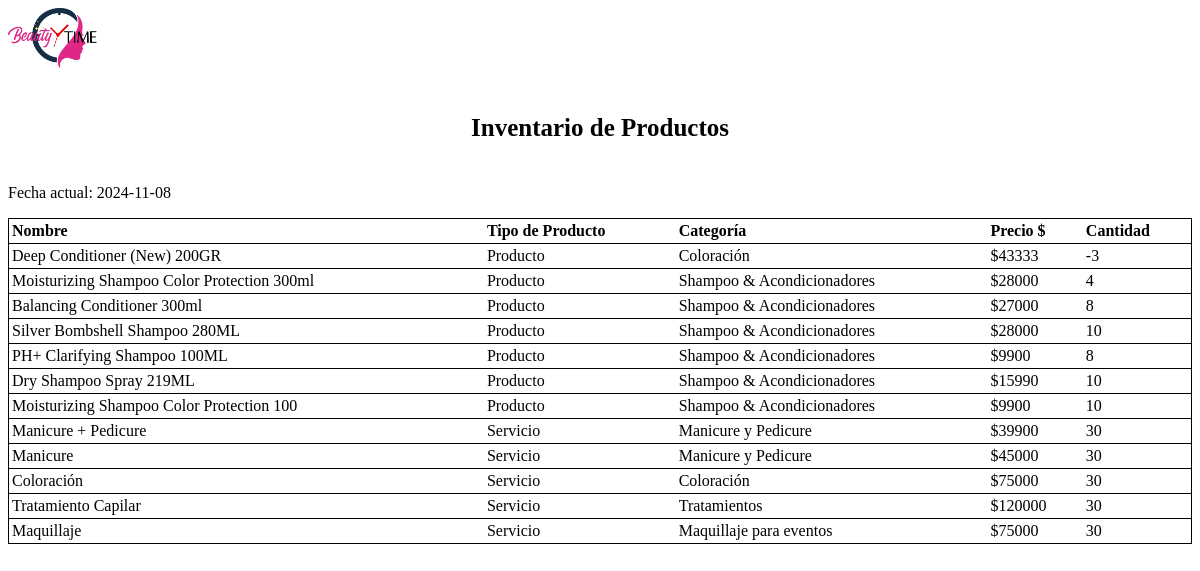
/paginas/verInventario/, run on an earlier commit of the app's database.
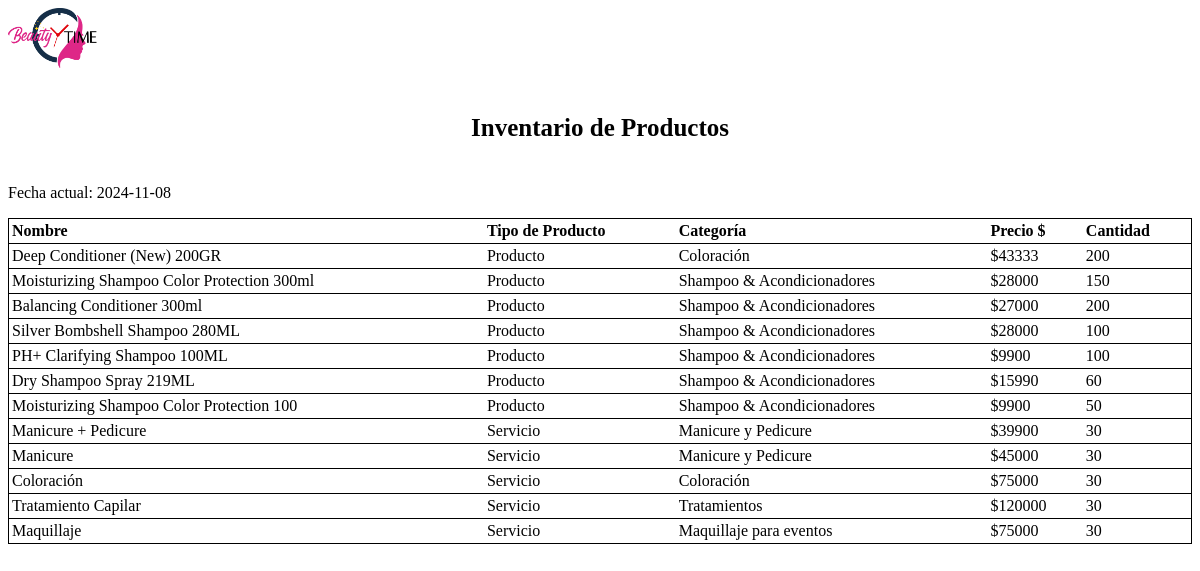
And on a later commit of the database.
### core/models.py (models this page shows, shortened)
class Producto(models.Model):
    CATEGORIA_PRODUCTO = [
        ('Coloración', 'Coloración'),
        ('Tratamientos', 'Tratamientos'),
        ('Línea Rubias', 'Línea Rubias'),
        ('Shampoo & Acondicionadores', 'Shampoo & Acondicionadores'),
        ('Styling & Aftercare', 'Styling & Aftercare'),
        ('Herramientas', 'Herramientas'),
    ]
    CATEGORIA_SERVICIO = [
        ('Manicure y Pedicure', 'Manicure y Pedicure'),
        ('Masajes', 'Masajes'),
        ('Maquillaje para eventos', 'Maquillaje para eventos'),
        ('Depilación', 'Depilación'),
        ('Tratamientos Faciales', 'Tratamientos Faciales'),
        ('Colorimetría', 'Colorimetría'),
    ]
    TIPO = [
        ('producto', 'Producto'),
        ('servicio', 'Servicio'),
    ]
    nombre = models.CharField(max_length=45, null=True)
    descripcion = models.TextField(null=True, blank=True)
    categoria = models.CharField(max_length=255, null=True, choices=CATEGORIA_PRODUCTO + CATEGORIA_SERVICIO)
    costo = models.IntegerField(default=0)
    costo2 = models.IntegerField(default=0)
    picture = models.ImageField(upload_to='media/items/', null=True)
    tipo = models.CharField(max_length=10, choices=TIPO)
    descuento = models.DecimalField(max_digits=4, decimal_places=2, null=True, blank=True, default=0.00)
    cantidad = models.IntegerField(default=0)
    class Meta:
        verbose_name = 'producto'
        verbose_name_plural = 'productos'
        ordering = ['tipo']

### core/views.py (the view)
# urls.py: path("paginas/verInventario/", views.verInventario.as_view(), name="verInventario"),
class verInventario(View):
    def get(self, request, *args, **kwargs):
        productos = Producto.objects.all()
        form = editarProductoForm()
        context = {
            'productos': productos,
            'form': form,
        }
        if 'pdf' in request.GET:
            pdf = render_to_pdf('inventario/verInventario.html', context)
            return HttpResponse(pdf, content_type='application/pdf')
        return render(request, 'inventario/verInventario.html', context)

### core/cart.py (called while the page is built, shortened)
  def __iter__(self):
    cart = copy.deepcopy(self.cart)
    productos = Producto.objects.filter(id__in=cart)
    for producto in productos:
      cart[str(producto.id)]["producto"] = producto

### core/context_processors.py (called while the page is built)
def cart_badge(request):
    cart = Cart(request)
    item_count = sum(item['cantidad'] for item in cart)
    return {'cart_badge': item_count}

### core/templates/inventario/verInventario.html (shortened to what this page needs)
<!DOCTYPE html>
<html lang="en">
<head>
</head>
<body>
    {% load tz %}
    <div class="container">
        <div class="row">
            <div class="col-md-12">
                <div class="wrapper">
                    <div class="logo">
                        <img src="/static/img/Beauty-Time.png" alt="Image" height="60px">
                    </div>
                    <h5 style="font-size: 25px; text-align: center;">
                        Inventario de Productos
                    </h5>
                    <p>Fecha actual: {% now "Y-m-d" %}</p>
                    <div>
                        <table style="text-align: center;">
                            <thead>
                                <tr>
                                    <th>Nombre</th>
                                    <th>Tipo de Producto</th>
                                    <th>Categoría</th>
                                    <th>Precio $</th>
                                    <th>Cantidad</th>
                                </tr>
                            </thead>
                            <tbody>
                                {% for i in productos %}
                                <tr>
                                    <td>{{i.nombre}}</td>
                                    <td>{{i.tipo|title}}</td>
                                    <td>{{i.categoria}}</td>
                                    <td>${{i.costo}}</td>
                                    <td>{{i.cantidad}}</td>
                                </tr>
                                {% endfor %}
                            </tbody>
                        </table>
                    </div>
                </div>
            </div>
        </div>
</body>
</html>

What changed in the data, as far as the page shows it:
changed Producto "Deep Conditioner (New) 200GR": cantidad "-3" → "200"
changed Producto "Moisturizing Shampoo Color Protection 300ml": cantidad "4" → "150"
changed Producto "Balancing Conditioner 300ml": cantidad "8" → "200"
changed Producto "Silver Bombshell Shampoo 280ML": cantidad "10" → "100"
changed Producto "PH+ Clarifying Shampoo 100ML": cantidad "8" → "100"
changed Producto "Dry Shampoo Spray 219ML": cantidad "10" → "60"
changed Producto "Moisturizing Shampoo Color Protection 100": cantidad "10" → "50"
